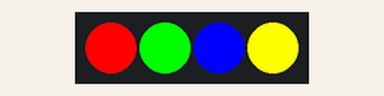
Simulated run of this program. Board: BBC micro:bit running MicroPython. On the bench: 4 RGB LEDs in strip order, left to right.

Above: at 0.2 s.
At 1.2 s:
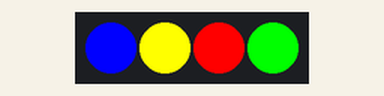
At 2.7 s:
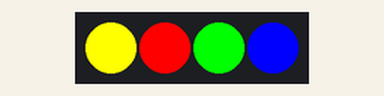
At 3.7 s:
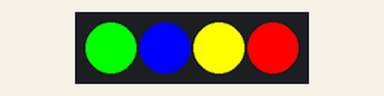
Timing chart, 0 to 4.6 s (numbered marks = the images above):
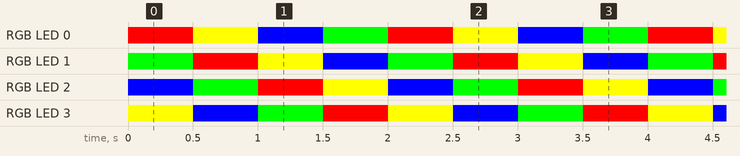

Measured:
- by itself, RGB LED 0: repeats every 2.0 s: RGB(255, 255, 0) 0.50 s, RGB(0, 0, 255) 0.50 s, RGB(0, 255, 0) 0.50 s, RGB(255, 0, 0) 0.50 s
- by itself, RGB LED 1: repeats every 2.0 s: RGB(255, 0, 0) 0.50 s, RGB(255, 255, 0) 0.50 s, RGB(0, 0, 255) 0.50 s, RGB(0, 255, 0) 0.50 s
- by itself, RGB LED 2: repeats every 2.0 s: RGB(0, 255, 0) 0.50 s, RGB(255, 0, 0) 0.50 s, RGB(255, 255, 0) 0.50 s, RGB(0, 0, 255) 0.50 s
- by itself, RGB LED 3: repeats every 2.0 s: RGB(0, 0, 255) 0.50 s, RGB(0, 255, 0) 0.50 s, RGB(255, 0, 0) 0.50 s, RGB(255, 255, 0) 0.50 s

The program:

spiderbit_RGB_horse.py
```python
from microbit import sleep, pin12
import neopixel

np = neopixel.NeoPixel(pin12, 4)
a = [0, 1, 2, 3]
b = [1, 2, 3, 0]
c = [2, 3, 0, 1]
d = [3, 0, 1, 2]
s = [a, b, c, d]
while True:
    for i in range(4):
        np[s[i][0]] = (255, 0, 0)
        np[s[i][1]] = (0, 255, 0)
        np[s[i][2]] = (0, 0, 255)
        np[s[i][3]] = (255, 255, 0)
        np.show()
        sleep(500)
```
